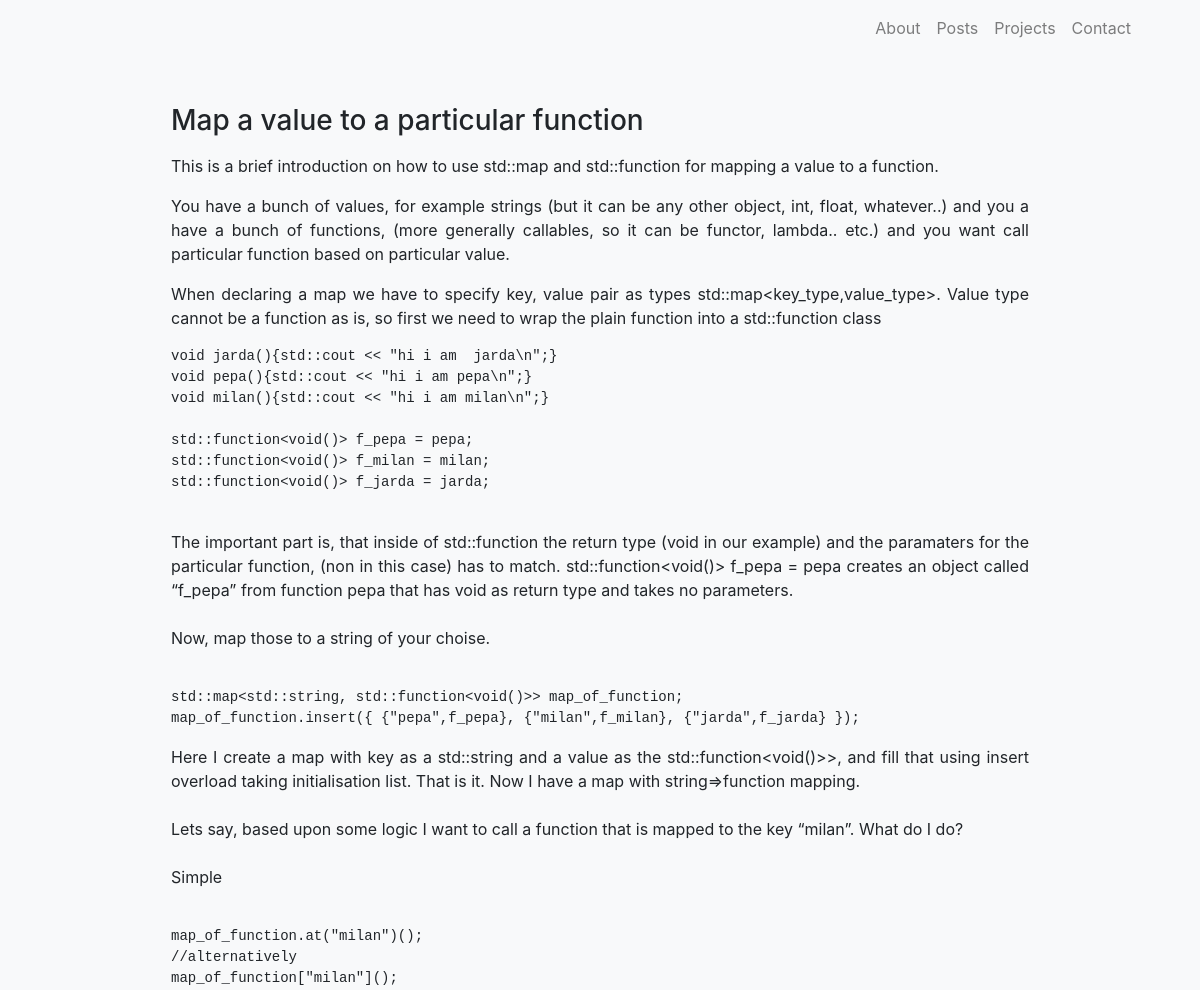
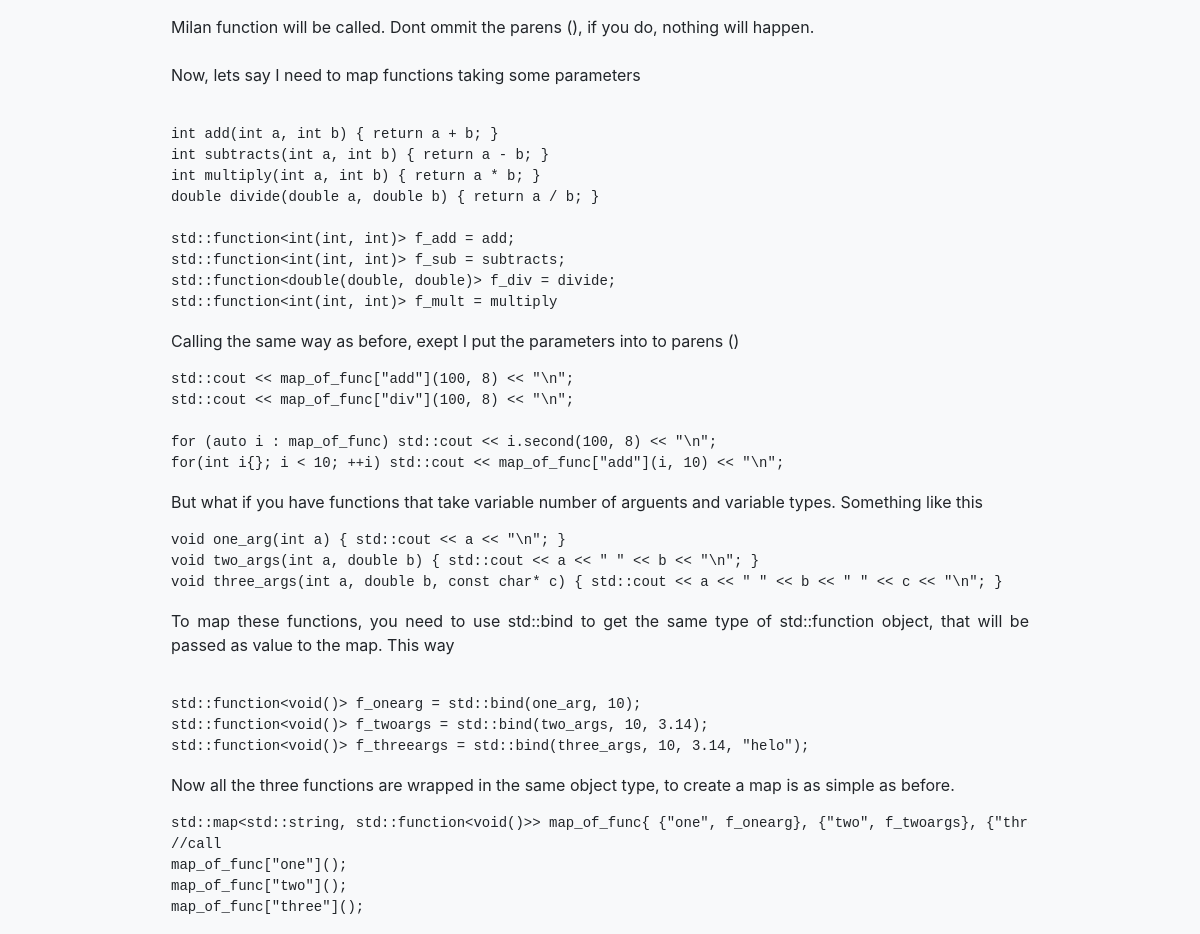
/post/1, run on the app's committed database (2 pictures, top to bottom).
### application/models.py (models this page shows, shortened)
class PostModel(db.Model):
    __tablename__ = "posts"
    id = db.Column(db.Integer, primary_key=True)
    title = db.Column(db.String(128), unique=False, nullable=False)
    body = db.Column(db.Text, unique=False, nullable=False)
    tags = db.Column(db.Text, unique=False, nullable=True)
    time_posted = db.Column(db.DateTime, unique=False, nullable=False)

### application/routes.py (the view)
@app.route('/post/<int:post_id>')
def post(post_id:int):
    post = PostModel.query.get_or_404(post_id)
    return render_template("post.html", post=post)

### application/templates/post.html
{% extends 'layout.html' %}
{% block content %}
<div class="container post" style="text-align: justify">
    <h3>{{ post.title }}</h3>
    <p>{{ post.body | safe }}</p>
</div>
{% endblock %}

### application/static/css/style.css (style rules this page uses)
body { background-color: #F8F9FA; }
@media screen and (min-width: 801px) { .post { width: 80%; } }

### data on the page
PostModel: title "Map a value to a particular function", body "This is a brief introduction on how to use std::map and std::function for mapping a value to a function. You have a bunch of values, for example strings (but it can be any other object, int, float, whatever..) and you a have a bunch of functions, (more generally callables, so it can be functor, lambda.. etc.) and you want call particular function based on particular value. When declaring a map we have to specify key, value pair as types std::map<key_type,value_type>. Value type cannot be a function as is, so first we need to wrap the plain function into a std::function class void jarda(){std::cout << \"hi i am jarda\\n\";} void pepa(){std::cout << \"hi i am pepa\\n\";} void milan(){std::cout <<…"
